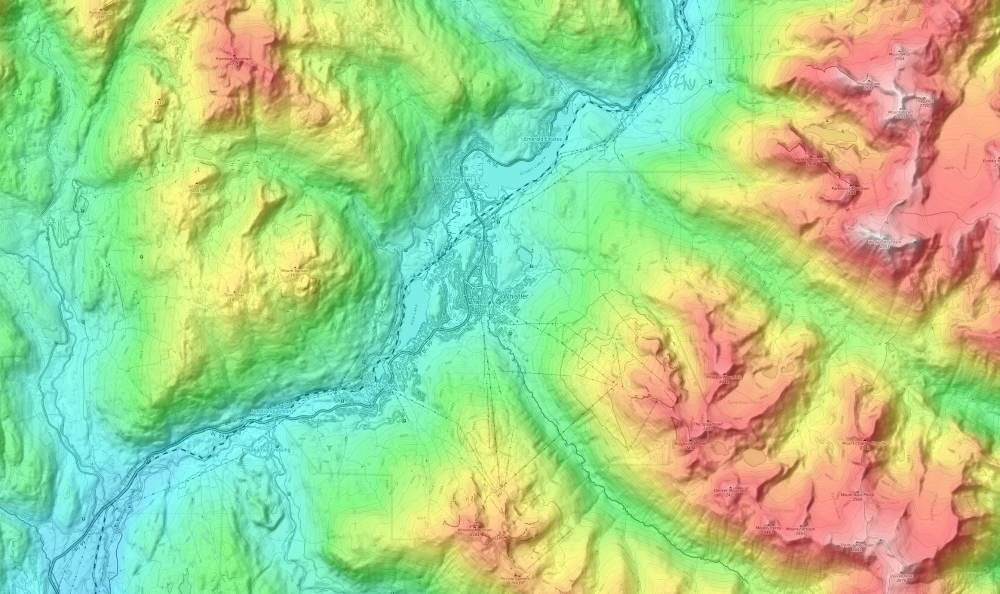
#> input picture tools/terrain/source/overview.webp, 2000 x 1188 px (shown at 1/2 size)
$ python build_heightmap.py
#> lines starting #> are read from the running program, lines starting #| are printed output that depends on the picture; after the words box and inside, x2 and y2 are one past the last pixel; in counts of white or black regions, pixels touching at a corner belong together
"""Turn the colour-tinted topographic map into the game's heightmap.

The source (tools/terrain/source/overview.webp) is an OpenTopoMap view with an
elevation colour ramp: blue 489 m -> cyan -> green -> yellow -> orange ->
red 2,309 m -> pink -> white 2,873 m. Hue tracks elevation up to red; above
that the hue stays red and the colour fades toward white, so saturation
tracks elevation there. Hill shading changes brightness, not hue, so it
mostly drops out. Contour lines, labels and roads are dark: those pixels are
thrown away and filled from their neighbours.

Output: src/terrain-data.ts (deflated Uint16 metres, base64) plus a
shaded preview PNG next to this script for checking against the map.

Run: python3 tools/terrain/build_heightmap.py
"""

import base64
import zlib
from pathlib import Path

import numpy as np
from PIL import Image

HERE = Path(__file__).parent
SRC = HERE / "source" / "overview.webp"
OUT_TS = HERE.parent.parent / "src" / "terrain-data.ts"
PREVIEW = HERE / "preview.png"

# Legend (sampled from the map's own colour key): elevation -> hue / saturation.
LEGEND_HUE = [  # (hue degrees, metres), hue falls as elevation rises
    (195, 489), (188, 571), (178, 671), (167, 778), (155, 891), (144, 1007),
    (131, 1128), (118, 1251), (105, 1376), (91, 1504), (77, 1634), (63, 1766),
    (50, 1899), (34, 2034), (19, 2171), (4, 2309),
]
LEGEND_SAT = [  # (legend saturation, metres) for the red -> white top end
    (0.72, 2309), (0.59, 2448), (0.40, 2588), (0.21, 2730), (0.02, 2873),
]
MAP_SAT_SCALE = 0.66  # map tint is semi-transparent: ~0.66x the legend saturation
METRES_PER_PIXEL = 14.0  # from the 500 m scale bar on the close-ups (8 m/px at 1.79x zoom)
DOWNSAMPLE = 2  # heightmap cell = 28 m
ROBUST_BLOCK = 4  # robust median over 56 m blocks before smoothing


def interp(x, table):
    xs = np.array([t[0] for t in table], dtype=np.float64)
    ys = np.array([t[1] for t in table], dtype=np.float64)
    order = np.argsort(xs)
    return np.interp(x, xs[order], ys[order])


def colour_to_elevation(img):
    hsv = np.asarray(img.convert("HSV")).astype(np.float64)
    hue = hsv[..., 0] * 360 / 255
    sat = hsv[..., 1] / 255
    val = hsv[..., 2] / 255

    # Treat magenta-ish reds (hue 330-360) as just below 0 so reds are contiguous.
    hue = np.where(hue >= 300, hue - 360, hue)
    by_hue = interp(np.clip(hue, 4, 195), LEGEND_HUE)
    by_sat = interp(np.clip(sat / MAP_SAT_SCALE, 0.02, 0.72), LEGEND_SAT)

    reds = hue <= 12
    elev = np.where(reds, by_sat, by_hue)
    # Blend across the orange/red boundary so there is no seam at hue 12.
    blend = np.clip((hue - 4) / 8, 0, 1)
    edge = (hue > 4) & (hue < 12)
    elev = np.where(edge, by_sat * (1 - blend) + by_hue * blend, elev)

    # Dark ink (contours, text, roads), heavy shade, and washed-out non-red
    # pixels (label halos) don't carry the tint reliably.
    # Keep well-lit pixels whose tint strength looks like the ramp (not ink or halos).
    satn = sat / MAP_SAT_SCALE
    valid = (val > 0.62) & (((satn > 0.55) & (satn < 1.15)) | (reds & (val > 0.7)))
    return elev, valid


def block_median(elev, valid, k):
    h, w = elev.shape
    h2, w2 = h // k, w // k
    e = elev[: h2 * k, : w2 * k].reshape(h2, k, w2, k).transpose(0, 2, 1, 3).reshape(h2, w2, k * k)
    v = valid[: h2 * k, : w2 * k].reshape(h2, k, w2, k).transpose(0, 2, 1, 3).reshape(h2, w2, k * k)
    e = np.where(v, e, np.nan)
    out = np.nanmedian(e, axis=2)
    out[v.sum(axis=2) < 3] = np.nan  # too few trustworthy pixels: fill from neighbours
    return out


def upsample(a, k):
    """Bilinear resize by an integer factor."""
    h, w = a.shape
    ys = (np.arange(h * k) + 0.5) / k - 0.5
    xs = (np.arange(w * k) + 0.5) / k - 0.5
    y0 = np.clip(np.floor(ys).astype(int), 0, h - 2)
    x0 = np.clip(np.floor(xs).astype(int), 0, w - 2)
    ty = np.clip(ys - y0, 0, 1)[:, None]
    tx = np.clip(xs - x0, 0, 1)[None, :]
    a00 = a[y0][:, x0]
    a01 = a[y0][:, x0 + 1]
    a10 = a[y0 + 1][:, x0]
    a11 = a[y0 + 1][:, x0 + 1]
    return (a00 * (1 - tx) + a01 * tx) * (1 - ty) + (a10 * (1 - tx) + a11 * tx) * ty


def block_mean(elev, valid, k):
    h, w = elev.shape
    h2, w2 = h // k, w // k
    e = elev[: h2 * k, : w2 * k].reshape(h2, k, w2, k)
    v = valid[: h2 * k, : w2 * k].reshape(h2, k, w2, k)
    count = v.sum(axis=(1, 3))
    total = (e * v).sum(axis=(1, 3))
    out = np.where(count > 0, total / np.maximum(count, 1), np.nan)
    return out


def fill_gaps(a):
    a = a.copy()
    for _ in range(200):
        hole = np.isnan(a)
        if not hole.any():
            break
        p = np.pad(a, 1, mode="edge")
        stack = np.stack([p[1 + dy : 1 + dy + a.shape[0], 1 + dx : 1 + dx + a.shape[1]]
                          for dy in (-1, 0, 1) for dx in (-1, 0, 1) if dy or dx])
        mean = np.nanmean(np.where(np.isnan(stack), np.nan, stack), axis=0) if True else None
        a = np.where(hole & ~np.isnan(mean), mean, a)
    return a


def local_median(a, r):
    p = np.pad(a, r, mode="edge")
    win = np.lib.stride_tricks.sliding_window_view(p, (2 * r + 1, 2 * r + 1))
    return np.median(win.reshape(a.shape[0], a.shape[1], -1), axis=2)


def gaussian(a, sigma):
    r = int(3 * sigma)
    x = np.arange(-r, r + 1)
    k = np.exp(-(x**2) / (2 * sigma**2))
    k /= k.sum()
    p = np.pad(a, ((0, 0), (r, r)), mode="edge")
    a = sum(k[i] * p[:, i : i + a.shape[1]] for i in range(len(k)))
    p = np.pad(a, ((r, r), (0, 0)), mode="edge")
    a = sum(k[i] * p[i : i + a.shape[0], :] for i in range(len(k)))
    return a


def main():
    import warnings

    warnings.filterwarnings("ignore", category=RuntimeWarning)  # nanmean of all-NaN windows
    img = Image.open(SRC).convert("RGB")
#> img is the input picture: PIL image 2000x1188 RGB; mean R, G, B 165.5, 206.7, 138.8
    elev, valid = colour_to_elevation(img)
#> in colour_to_elevation, `reds = hue <= 12`:
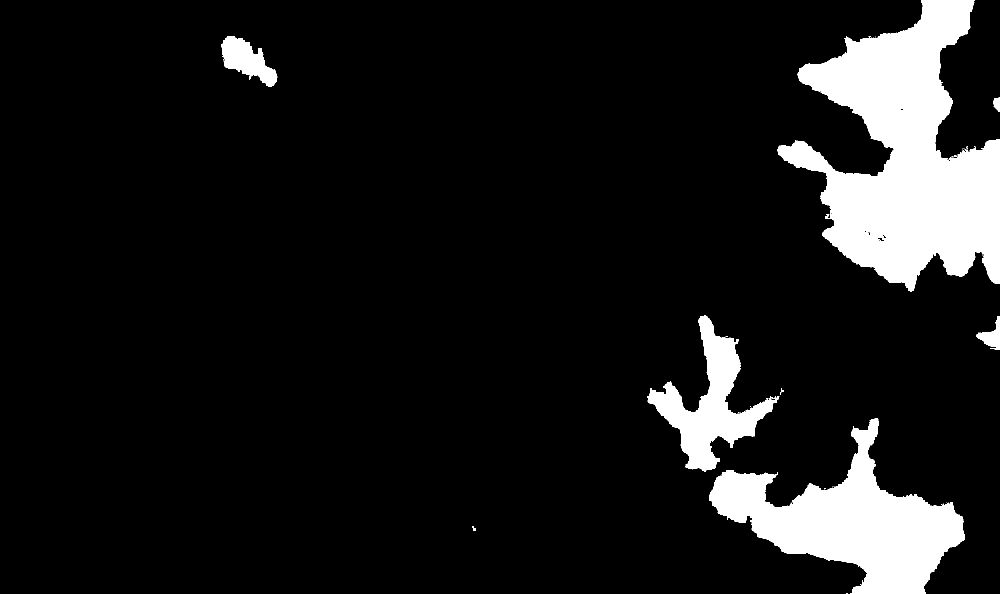
#> reds: shape (1188, 2000) bool (shown at 1/2 size); 10.2% white; 39 white regions (31 under 20 px), largest, box (x1, y1, x2, y2) and area: (1555, 0, 2000, 584) 134821, (1418, 837, 1930, 1188) 73638, (1294, 630, 1559, 944) 26459
#> in colour_to_elevation, `edge = (hue > 4) & (hue < 12)`: edge: shape (1188, 2000) bool; 3.3% white; 259 white regions (235 under 20 px), largest, box (x1, y1, x2, y2) and area: (1418, 837, 1930, 1188) 23494, (1555, 0, 2000, 584) 21443, (1294, 630, 1559, 944) 14341
#> in colour_to_elevation, `valid = (val > 0.62) & (((satn > 0.55) & (satn < 1.15)) | (reds & (val..`: valid: shape (1188, 2000) bool; 98.1% white; 4191 black regions (3927 under 20 px), largest, box (x1, y1, x2, y2) and area: (1866, 1064, 1984, 1151) 4571, (1739, 807, 1793, 885) 1636, (1773, 476, 1860, 534) 1524
    print(f"source {img.size}, usable pixels {valid.mean():.0%}")
#| source (2000, 1188), usable pixels 98%

    coarse = block_median(elev, valid, ROBUST_BLOCK)
#> in block_median, `out[v.sum(axis=2) < 3] = np.nan`:
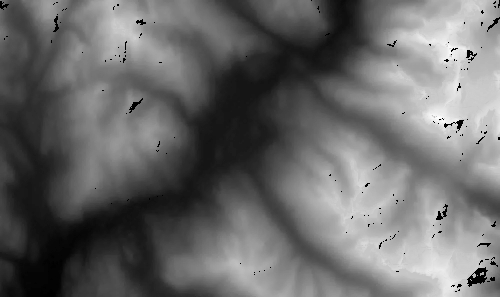
#> out: shape (297, 500) float64; 0.74% of the values are NaN or infinite; the others: min 507.6, max 2819.9, mean 1475.8; drawn with min black, max white, NaN and infinite black
    coarse = fill_gaps(coarse)
    # Knock out leftovers from labels/symbols that disagree with their surroundings.
    med = local_median(coarse, 2)
    coarse = np.where(np.abs(coarse - med) > 60, med, coarse)
    coarse = gaussian(coarse, 1.0)
    grid = upsample(coarse, ROBUST_BLOCK // DOWNSAMPLE)
    grid = gaussian(grid, 1.0)

    h, w = grid.shape
#> h = 594; w = 1000
    cell = METRES_PER_PIXEL * DOWNSAMPLE
    print(f"heightmap {w}x{h} cells of {cell:.0f} m = {w * cell / 1000:.1f} x {h * cell / 1000:.1f} km, "
          f"{grid.min():.0f}-{grid.max():.0f} m")
#| heightmap 1000x594 cells of 28 m = 28.0 x 16.6 km, 514-2766 m

    # Flip so +y is north (image row 0 is the north edge).
    data = np.flipud(grid)
    dm = np.clip(np.round(data), 0, 65535).astype("<u2")
    packed = base64.b64encode(zlib.compress(dm.tobytes(), 9)).decode("ascii")
    OUT_TS.write_text(
        "// Generated by tools/terrain/build_heightmap.py from an OpenTopoMap view\n"
        "// (map data (c) OpenStreetMap contributors, SRTM; style (c) OpenTopoMap, CC-BY-SA).\n"
        "// Do not edit by hand.\n"
        f"export const TERRAIN_COLS = {w};\n"
        f"export const TERRAIN_ROWS = {h};\n"
        f"/** Metres per heightmap cell. */\n"
        f"export const TERRAIN_CELL_M = {cell};\n"
        f"/** Row 0 is the south edge. Deflate-compressed little-endian Uint16, metres. */\n"
        f'export const TERRAIN_DATA = "{packed}";\n'
    )
    print(f"wrote {OUT_TS} ({len(packed) / 1024:.0f} KB base64)")
#| wrote src/terrain-data.ts (918 KB base64)

    # Shaded preview, north up, same framing as the source map.
    gy, gx = np.gradient(grid, cell)
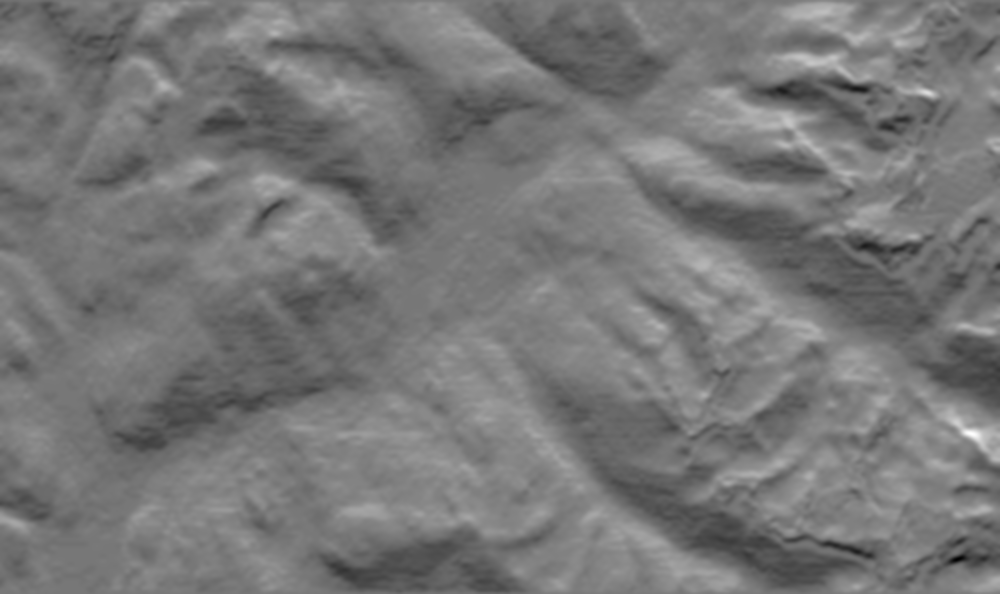
#> gy: shape (594, 1000) float64; min -1.78, max 2, mean -0.00691; drawn with min black and max white
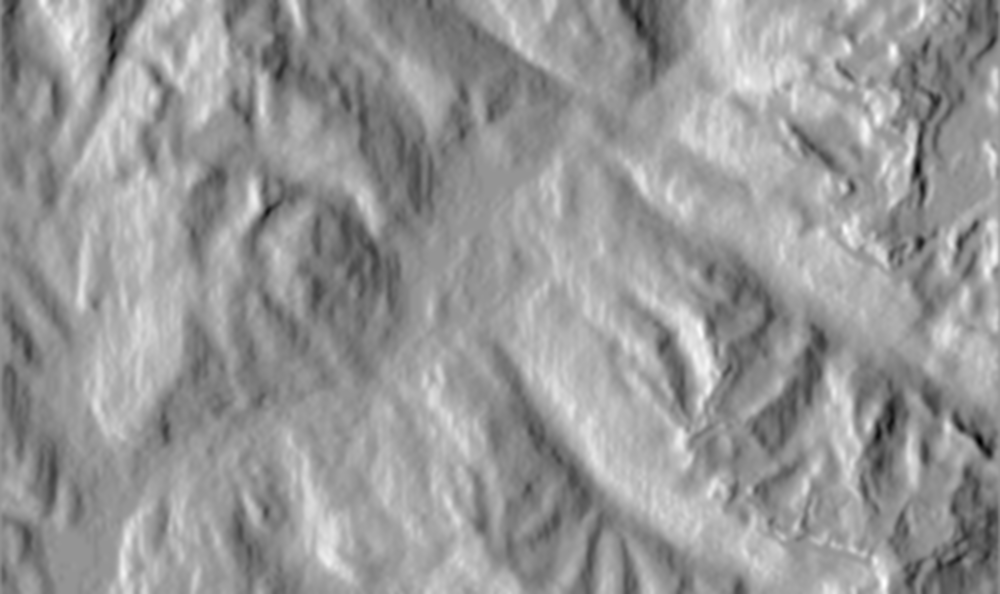
#> gx: shape (594, 1000) float64; min -1.46, max 1.05, mean 0.0304; drawn with min black and max white
    shade = np.clip(0.7 + (-gx - gy) * 0.5, 0.25, 1)
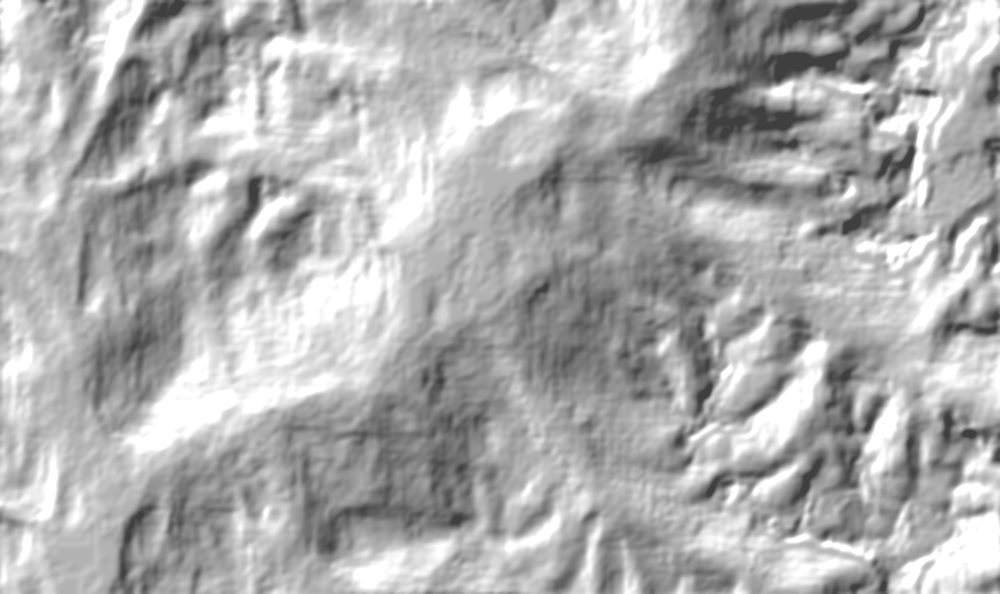
#> shade: shape (594, 1000) float64; min 0.25, max 1, mean 0.683
    t = (grid - grid.min()) / (grid.max() - grid.min())
    ramp = np.stack([np.interp(t, [0, 0.35, 0.6, 0.8, 1], c) for c in
                     ([70, 120, 245, 240, 255], [200, 240, 240, 90, 250], [250, 120, 70, 70, 250])], -1)
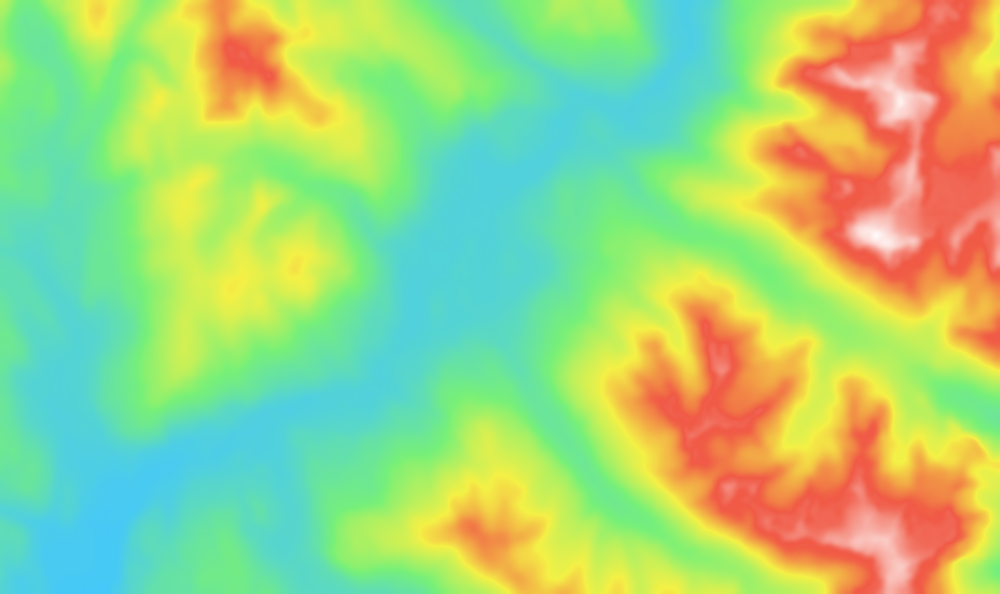
#> ramp: shape (594, 1000, 3) float64; mean of channels 0, 1, 2 163.9, 210.2, 125.6; drawn as R, G, B
    rgb = np.clip(ramp * shade[..., None], 0, 255).astype(np.uint8)
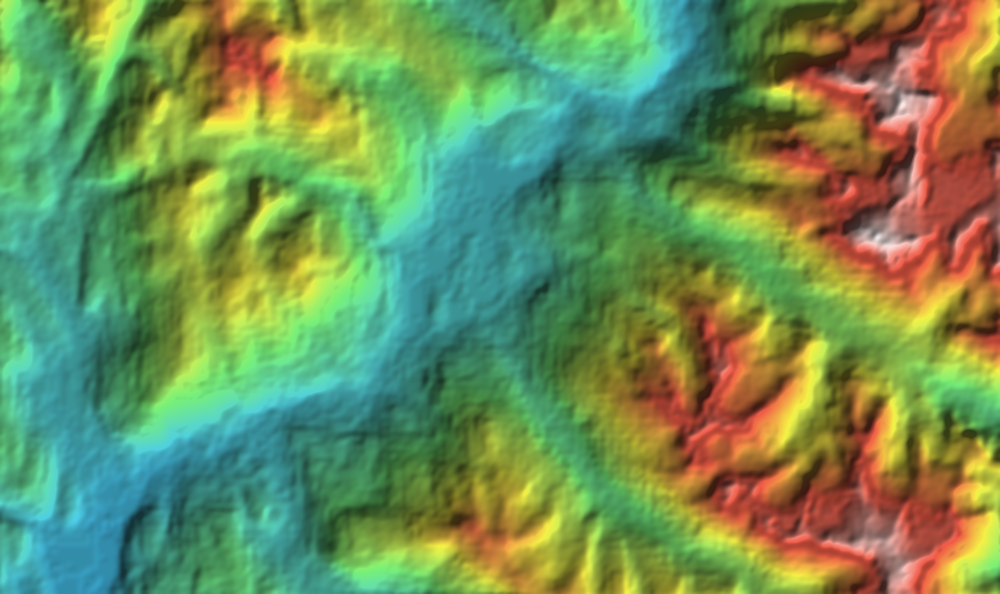
#> rgb: shape (594, 1000, 3); mean of channels 0, 1, 2 111, 143.1, 85.8; drawn as R, G, B
    Image.fromarray(rgb).save(PREVIEW)
    print(f"wrote {PREVIEW}")


if __name__ == "__main__":
    main()
